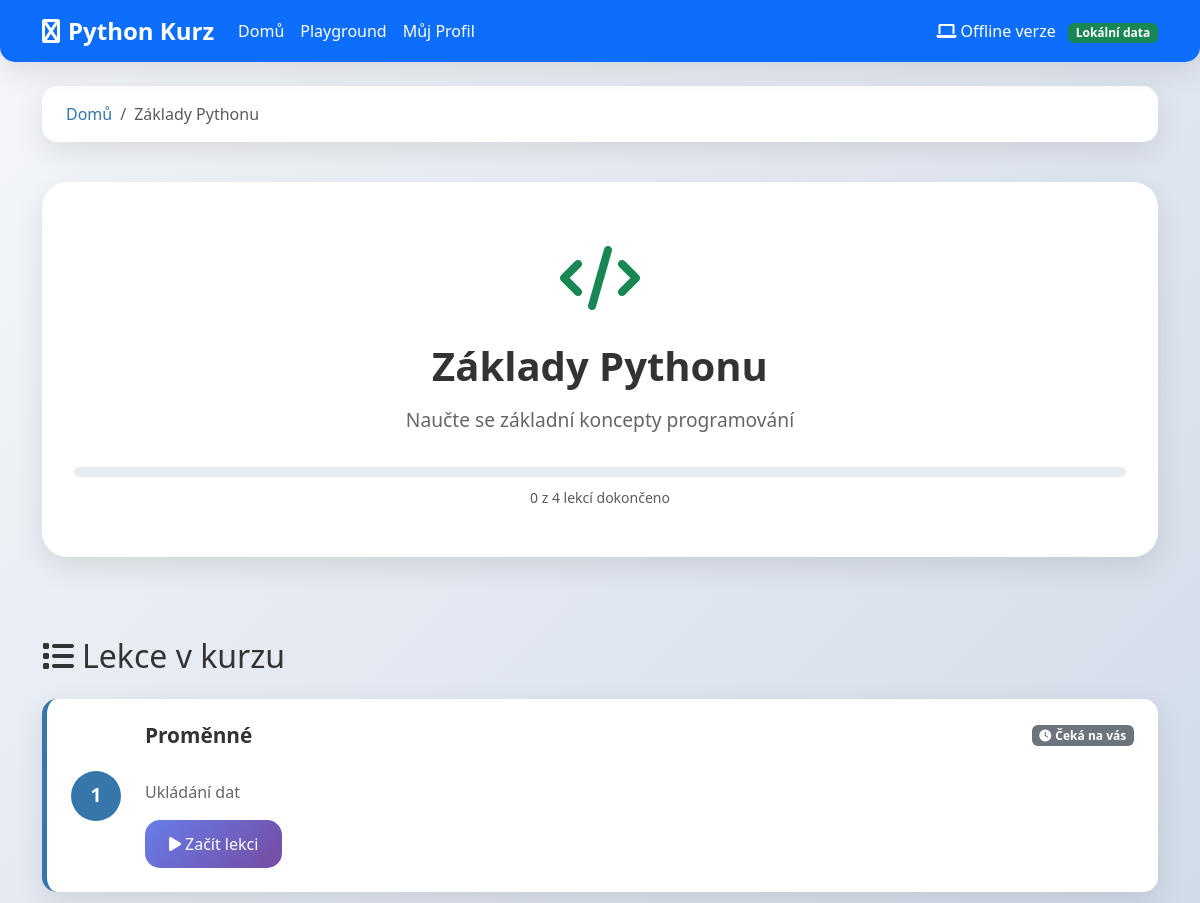
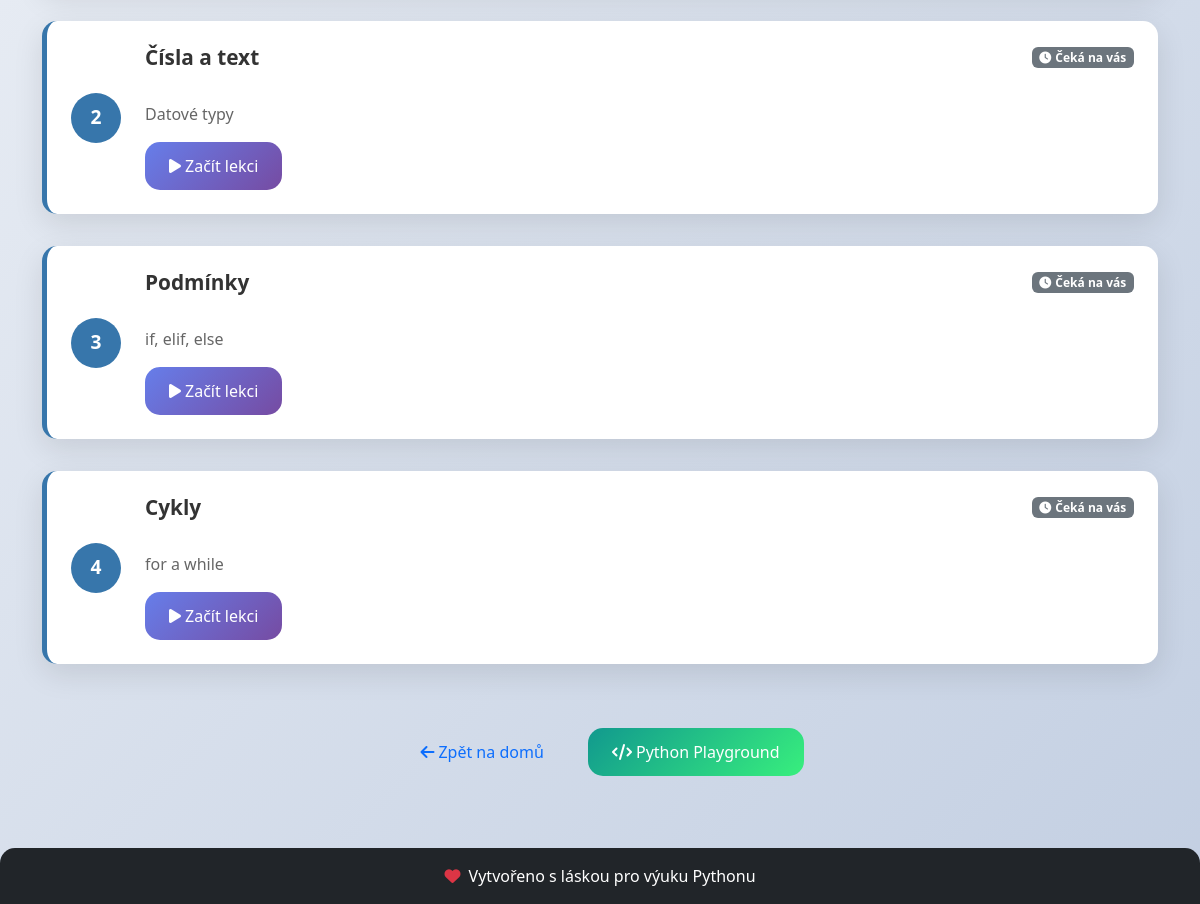
The page /kurz/zaklady on the database its author committed (2 pictures, top to bottom).
### database.py (models this page shows)
class Course(Base):
    __tablename__ = "courses"
    id = Column(Integer, primary_key=True, index=True)
    course_id = Column(String(50), unique=True, index=True, nullable=False)
    title = Column(String(200), nullable=False)
    description = Column(Text)
    level = Column(String(50))  # "uvod", "zaklady", "pokrocile"
    order_index = Column(Integer, default=0)
    is_active = Column(Boolean, default=True)
    created_at = Column(DateTime, default=datetime.utcnow)
    lessons = relationship("Lesson", back_populates="course", cascade="all, delete-orphan")

class Lesson(Base):
    __tablename__ = "lessons"
    id = Column(Integer, primary_key=True, index=True)
    course_id = Column(Integer, ForeignKey("courses.id"), nullable=False)
    lesson_number = Column(Integer, nullable=False)
    title = Column(String(200), nullable=False)
    description = Column(Text)
    content = Column(Text)  # HTML obsah lekce
    code_example = Column(Text)  # Příklad kódu
    order_index = Column(Integer, default=0)
    is_active = Column(Boolean, default=True)
    created_at = Column(DateTime, default=datetime.utcnow)
    course = relationship("Course", back_populates="lessons")
    progress_records = relationship("UserProgress", back_populates="lesson")

### offline_main.py (the view)
@app.get("/kurz/{course_id}", response_class=HTMLResponse)
async def course_page(request: Request, course_id: str, db: Session = Depends(get_db)):
    courses = get_courses_data(db)
    student = get_offline_progress()
    if course_id not in courses:
        return templates.TemplateResponse("index.html", {
            "request": request,
            "courses": courses,
            "student": student,
            "user": None,
            "is_offline": True,
            "error": "Kurz nenalezen"
        })
    return templates.TemplateResponse("kurz.html", {
        "request": request,
        "course": courses[course_id],
        "course_id": course_id,
        "student": student,
        "user": None,
        "is_offline": True
    })

### templates/kurz.html (shortened to what this page needs)
{% extends "base.html" %}
{% block content %}
<div class="container">
    <div class="row mb-4">
        <div class="col-12">
            <nav aria-label="breadcrumb">
                <ol class="breadcrumb">
                    <li class="breadcrumb-item"><a href="/">Domů</a></li>
                    <li class="breadcrumb-item active">{{ course.title }}</li>
                </ol>
            </nav>
        </div>
    </div>
    <div class="row mb-5">
        <div class="col-12">
            <div class="course-header-section">
                <div class="course-icon-large">
                    {% if course_id == "uvod" %}
                        <i class="fas fa-play-circle text-primary"></i>
                    {% elif course_id == "zaklady" %}
                        <i class="fas fa-code text-success"></i>
                    {% else %}
                        <i class="fas fa-rocket text-warning"></i>
                    {% endif %}
                </div>
                <h1 class="course-title-large">{{ course.title }}</h1>
                <p class="course-description-large">{{ course.description }}</p>
                <div class="course-progress">
                    <div class="progress mb-2">
                    </div>
                    <small class="text-muted">
                        {{ student.completed_lessons|length }} z {{ course.lessons|length }} lekcí dokončeno
                    </small>
                </div>
            </div>
        </div>
    </div>
    <div class="row">
        <div class="col-12">
            <h2 class="mb-4">
                <i class="fas fa-list me-2"></i>Lekce v kurzu
            </h2>
        </div>
    </div>
    <div class="row g-3">
        {% for lesson in course.lessons %}
        <div class="col-12">
            <div class="lesson-card {% if lesson.id in student.completed_lessons %}completed{% endif %}">
                <div class="lesson-number">
                    {{ loop.index }}
                </div>
                <div class="lesson-content">
                    <div class="lesson-header">
                        <h4 class="lesson-title">{{ lesson.title }}</h4>
                        {% if lesson.id in student.completed_lessons %}
                            <span class="badge bg-success">
                                <i class="fas fa-check me-1"></i>Dokončeno
                            </span>
                        {% else %}
                            <span class="badge bg-secondary">
                                <i class="fas fa-clock me-1"></i>Čeká na vás
                            </span>
                        {% endif %}
                    </div>
                    <p class="lesson-description">{{ lesson.description }}</p>
                    <div class="lesson-actions">
                        <a href="/lekce/{{ course_id }}/{{ lesson.id }}"
                           class="btn {% if lesson.id in student.completed_lessons %}btn-outline-success{% else %}btn-primary{% endif %}">
                            {% if lesson.id in student.completed_lessons %}
                                <i class="fas fa-redo me-1"></i>Zopakovat
                            {% else %}
                                <i class="fas fa-play me-1"></i>Začít lekci
                            {% endif %}
                        </a>
                    </div>
                </div>
            </div>
        </div>
        {% endfor %}
    </div>
    <div class="row mt-5">
        <div class="col-12 text-center">
            <div class="course-actions">
                <a href="/" class="btn btn-outline-primary me-3">
                    <i class="fas fa-arrow-left me-1"></i>Zpět na domů
                </a>
                <a href="/playground" class="btn btn-success">
                    <i class="fas fa-code me-1"></i>Python Playground
                </a>
            </div>
        </div>
    </div>
</div>
{% endblock %}

### static/css/style.css (style rules this page uses)
:root { --primary-color: #3776ab; --secondary-color: #ffd43b; --success-color: #28a745; --warning-color: #ffc107; --danger-color: #dc3545; --info-color: #17a2b8; --light-color: #f8f9fa; --dark-color: #343a40; --gradient-primary: linear-gradient(135deg, #667eea 0%, #764ba2 100%); --gradient-success: linear-gradient(135deg, #11998e 0%, #38ef7d 100%); --gradient-warning: linear-gradient(135deg, #f093fb 0%, #f5576c 100%); --shadow-soft: 0 10px 30px rgba(0, 0, 0, 0.1); --shadow-hover: 0 15px 40px rgba(0, 0, 0, 0.15); --border-radius: 15px; --border-radius-large: 25px; }
body { font-family: 'Segoe UI', Tahoma, Geneva, Verdana, sans-serif; background: linear-gradient(135deg, #f5f7fa 0%, #c3cfe2 100%); min-height: 100vh; color: #333; }
.course-header-section { background: white; padding: 3rem 2rem; border-radius: var(--border-radius-large); box-shadow: var(--shadow-soft); text-align: center; margin-bottom: 2rem; }
.course-icon-large { font-size: 4rem; margin-bottom: 1rem; }
.course-title-large { font-size: 2.5rem; font-weight: bold; margin-bottom: 1rem; }
.course-description-large { font-size: 1.2rem; color: #666; margin-bottom: 2rem; }
.course-progress .progress { height: 10px; border-radius: 5px; }
.lesson-card { background: white; border-radius: var(--border-radius); box-shadow: var(--shadow-soft); padding: 1.5rem; margin-bottom: 1rem; display: flex; align-items: center; transition: all 0.3s ease; border-left: 5px solid var(--primary-color); }
.lesson-number { background: var(--primary-color); color: white; width: 50px; height: 50px; border-radius: 50%; display: flex; align-items: center; justify-content: center; font-weight: bold; font-size: 1.2rem; margin-right: 1.5rem; flex-shrink: 0; }
.lesson-content { flex: 1; }
.lesson-header { display: flex; justify-content: space-between; align-items: center; margin-bottom: 0.5rem; }
.lesson-title { margin: 0; font-size: 1.3rem; font-weight: bold; }
.lesson-description { color: #666; margin-bottom: 1rem; }
.lesson-header { text-align: center; margin-bottom: 2rem; }
.btn { border-radius: var(--border-radius); font-weight: 500; transition: all 0.3s ease; border: none; padding: 0.75rem 1.5rem; }
.btn-primary { background: var(--gradient-primary); color: white; }
.btn-success { background: var(--gradient-success); color: white; }
.progress { border-radius: 10px; overflow: hidden; }
.breadcrumb { background: white; border-radius: var(--border-radius); box-shadow: var(--shadow-soft); padding: 1rem 1.5rem; }
.breadcrumb-item a { color: var(--primary-color); text-decoration: none; }

### rows shown on the page
Course: title "Základy Pythonu", description "Naučte se základní koncepty programování"
Lesson: title "Proměnné", description "Ukládání dat"
Lesson: title "Čísla a text", description "Datové typy"
Lesson: title "Podmínky", description "if, elif, else"
Lesson: title "Cykly", description "for a while"

### other values the page prints
{{ student.completed_lessons|length }} "0"
{{ course.lessons|length }} "4"
